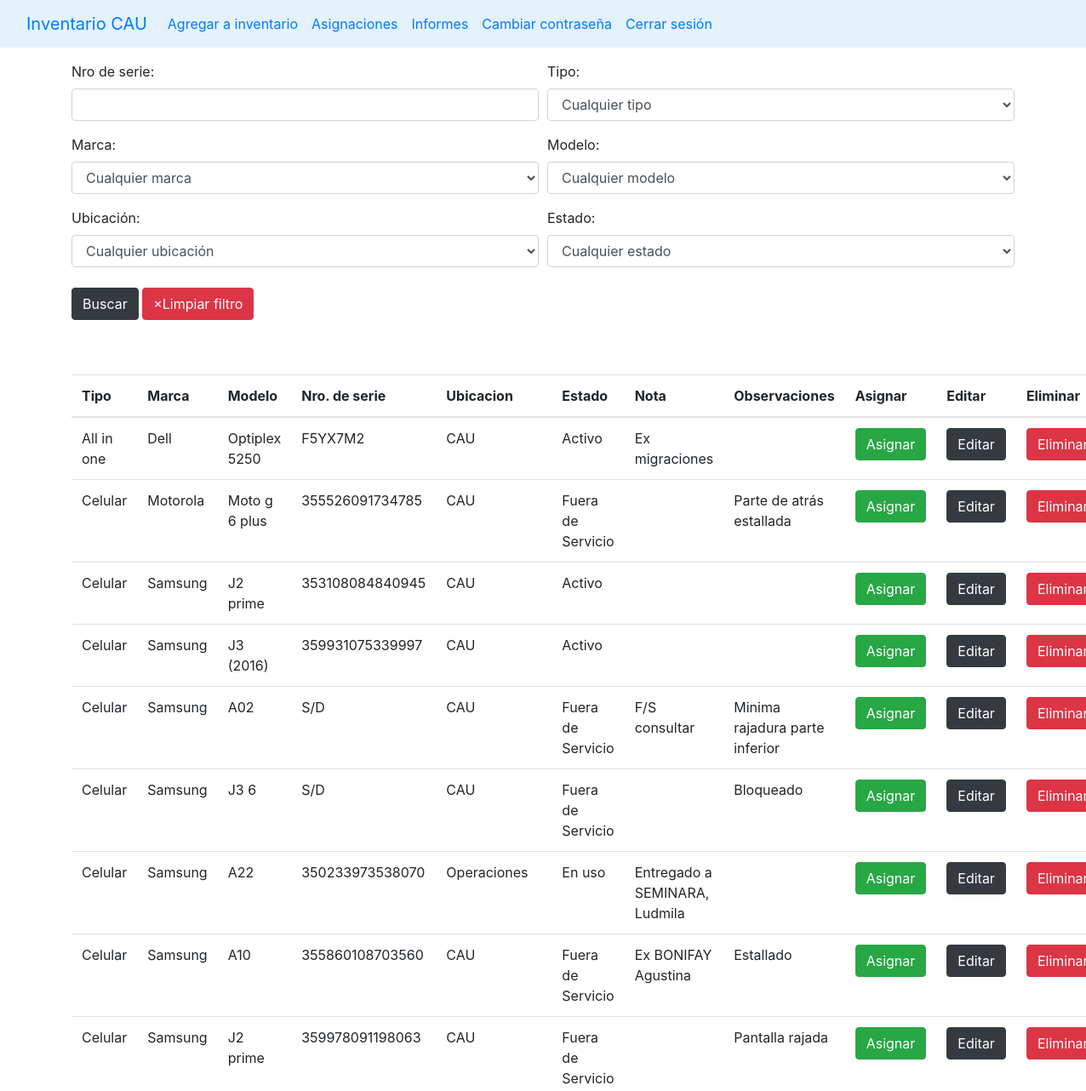
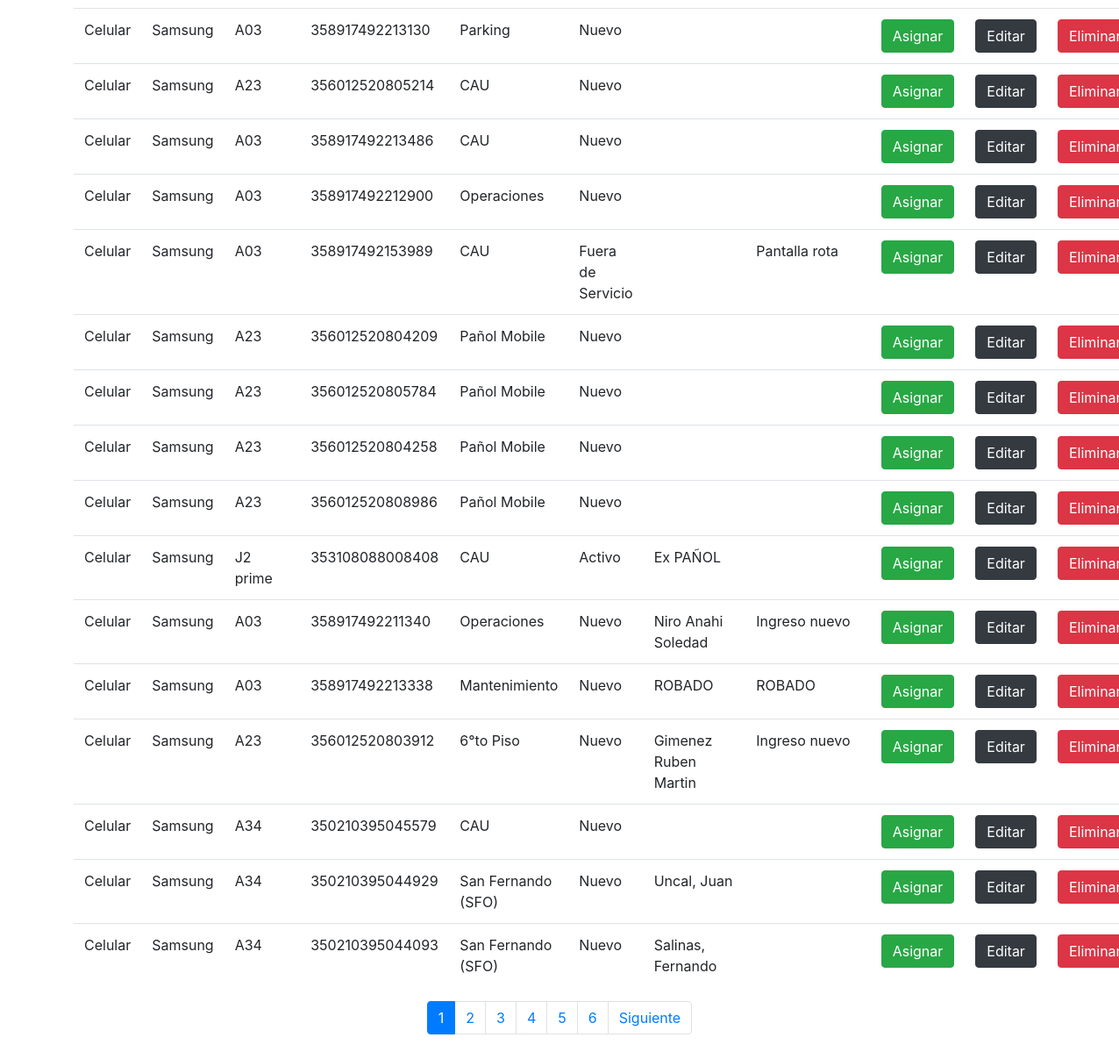
Screenshot of / (signed in) with the database file from the repository (2 pictures, top to bottom).
### stockaep/models.py (models this page shows, shortened)
class Hardware(models.Model):
    origenes = (
        ('T4', 'T4'),
        ('CAU', 'CAU'),
        ('Yenny', 'Yenny')
    )
    tipo = models.ForeignKey(Tipo, on_delete=models.CASCADE)
    marca = models.ForeignKey(Marca, on_delete=models.CASCADE)
    modelo = models.ForeignKey(Modelo, on_delete=models.CASCADE)
    nro_de_serie = models.CharField(max_length=100, blank=True)
    ubicacion = models.ForeignKey(Ubicacion, on_delete=models.CASCADE)
    estado = models.ForeignKey(Estado, on_delete=models.CASCADE)
    observaciones = models.TextField(max_length=500, blank=True)
    origen = models.CharField(choices=origenes, max_length=10, default='CAU')
    nota = models.TextField(max_length=500, blank=True)
    class Meta:
        ordering = ['tipo']

class Tipo(models.Model):
    name = models.CharField(max_length=50, unique=True)
    class Meta:
        ordering = ['name']
    def __str__(self) -> str:
        return self.name

class Marca(models.Model):
    nombre = models.CharField(max_length=50, null=False, default='S/D', unique=True)
    class Meta:
        ordering = ['nombre']
    def __str__(self):
        return self.nombre

class Modelo(models.Model):
    nombre = models.CharField(max_length=100, null=False, default='S/D')
    class Meta:
        ordering = ['nombre']
    def __str__(self):
        return self.nombre

class Ubicacion(models.Model):
    nombre = models.CharField(max_length=50)
    class Meta:
        ordering = ['nombre']
    def __str__(self):
        return self.nombre

class Estado(models.Model):
    estados_hardware = (
    ("Nuevo", "Nuevo"),
    ('Activo', 'Activo'),
    ('En uso', 'En uso'),
    ('Fuera de Servicio', 'Fuera de Servicio'),
    ('Scrap', 'Scrap'),
    ('RMA', 'RMA')
)
    nombre = models.CharField(choices=estados_hardware, max_length=50)
    class Meta:
        ordering = ['nombre']
    def __str__(self):
        return f'{self.nombre}'

### stockaep/views.py (the view)
# urls.py: path("", views.index, name='index'),
@login_required(login_url='login')
def index(request):
    cant_pags = []
    page = request.GET.get('page',1)
    asignacion = request.GET.get('asignacion', False)
    editar = request.GET.get('editar', False)
    agregar = request.GET.get('agregar', False)
    notificaciones = Notificacion.objects.filter(realizado = True)
    notificaciones = len(notificaciones)
    f = HardwareFilter(request.GET, queryset=Hardware.objects.all())
    product_paginator = Paginator(list(f.qs), PRODUCTS_PER_PAGE)
    try:
        pagina = product_paginator.page(page)
    except EmptyPage:
        pagina = product_paginator.page(product_paginator.num_pages)
    except:
        pagina = product_paginator.page(product_paginator.num_pages)
    for i in list(product_paginator.page_range):
        if i <= int(page) + 5 and i>=int(page)-5:
            cant_pags.append(i)
    ctx = {
        'link':'index',
        'filter':f,
        'pagina': pagina,
        'paginator':product_paginator,
        'cant_pags':cant_pags,
        'num_page':int(page),
        'cant_notificaciones':notificaciones
    }
    if asignacion == '1':
        ctx['asignacion'] = True
    if editar == '1':
        ctx['editar'] = True
    if agregar == '1':
        ctx['agregar'] = True
    return render(request, 'main.html', ctx)

### templates/main.html (shortened to what this page needs)
{% load static %}
<!DOCTYPE html>
<html lang="en">
<head>
    <link rel="stylesheet" href="https://stackpath.bootstrapcdn.com/bootstrap/4.5.0/css/bootstrap.min.css"0>
</head>
<body>
    {% include "navbar.html" %}
    {% if link == 'index' %}
        {% include 'list_hardware.html' %}
    {% elif link == 'create' %}
        {% include 'add_to_inventary.html' %}
    {% elif link == 'edit' %}
        {% include 'edit_hardware.html' %}
    {% elif link == 'notification' %}
        {% include 'notifications.html' %}
    {% elif link == 'asignaciones'%}
        {% include 'asignaciones.html' %}
    {% elif link == "admin_users" %}
        {% include "admin_users.html" %}
    {% elif link == "cambio_contraseña" %}
        {% include "cambio_contraseña.html" %}
    {% elif link == "realizar_informe" %}
        {% include "realizar_informe.html" %}
    {% endif %}
</body>
</html>

### templates/navbar.html (shortened to what this page needs)
  <nav class="navbar navbar-expand-lg bg-body-tertiary" style="background-color: #e3f2fd;" data-bs-theme="dark">
    <div class="container-fluid">
        <a class="navbar-brand" href="/">Inventario CAU</a>
        <div class="collapse navbar-collapse" id="navbarNavDropdown">
            <ul class="navbar-nav">
                <li class="nav-item">
                    <a class="nav-link" href="{% url 'create' %}">Agregar a inventario</a>
                </li>
                <li class="nav-item">
                    <a href="{% url 'asignaciones' %}" class="nav-link">Asignaciones</a>
                </li>
                <li class="nav-item">
                  <a href="{% url 'informes' %}" class="nav-link">Informes</a>
              </li>
                <li class="nav-item"><a href="{% url 'cambio_contraseña' %}" class="nav-link">Cambiar contraseña</a></li>
                <li class="nav-item"><a class="nav-link" href="/logout">Cerrar sesión</a></li>
            </ul>
        </div>
    </div>
</nav>

### templates/list_hardware.html (shortened to what this page needs)
{% load static%}
{% block content %}
<div class="container p-3">
    <div class="input-group mb-3">
        <form method="get">
            <div class="form-row" >
                {% for field in filter.form %}
                <div class="form-group col-md-6" id="form-field-{{ forloop.counter0 }}">
                    {{ field.label_tag }}
                    {{ field }}
                </div>
                {% endfor %}
            </div>
            <button type="submit" class="btn btn-dark mb-3 mt-2">Buscar</button>
            <a as="button" class="btn btn-danger mb-3 mt-2" href="{% url 'index' %}">&times;Limpiar filtro</a>
        </form>
    </div>
    </div>
    <div class="container p-3">
    <table class="table table-hover">
        <thead>
        <tr>
            <th scope="col">Tipo</th>
            <th scope="col">Marca</th>
            <th scope="col">Modelo</th>
            <th scope="col">Nro. de serie</th>
            <th scope="col">Ubicacion</th>
            <th scope="col">Estado</th>
            <th scope="col">Nota</th>
            <th scope="col">Observaciones</th>
            <th scope="col">Asignar</th>
            <th scope="col">Editar</th>
            <th scope="col">Eliminar</th>
        </tr>
        </thead>
        <tbody>
            {% for hardware in pagina.object_list %}
            <tr>
                <td>{{ hardware.tipo }}</td>
                <td>{{ hardware.marca }}</td>
                <td>{{ hardware.modelo }}</td>
                <td>{{ hardware.nro_de_serie }}</td>
                <td>{{ hardware.ubicacion }}</td>
                <td>{{hardware.estado}}</td>
                <td>{{hardware.nota}}</td>
                <td>{{hardware.observaciones}}</td>
                <td><button type="button" class="btn btn-success" data-toggle="modal" data-target="#modalAsignacion{{hardware.id}}" id="botonAsignacion">Asignar</button></td>
                <td><a class="btn btn-dark" href="edit/{{hardware.id}}">Editar</a></td>
                <td><button type="button" class="btn btn-danger" data-toggle="modal" data-target="#delete-{{hardware.id}}">Eliminar</button></td>
            </tr>
            {% endfor %}
        </tbody>
    </table>
    <nav aria-label="Page navigation example">
        <ul class="pagination justify-content-center">
            {% for i in cant_pags %}
                <li class="page-item
                    {% if num_page == i %}
                    active
                    {% endif %}
                "><a class="page-link" id="link-page" href="page={{i}}">
                    {{i}}
                </a></li>
            {% endfor %}
            {% if pagina.has_next %}
            <li class="page-item"><a class="page-link" id="link-page" href="page={{ pagina.next_page_number }}">Siguiente</a></li>
            {% endif %}
        </ul>
    </nav>
</div>
{% endblock %}

### rows the page displays
Hardware: tipo "All in one", marca "Dell", modelo "Optiplex 5250", nro_de_serie "F5YX7M2", ubicacion "CAU", estado "Activo", nota "Ex migraciones"
Hardware: tipo "Celular", marca "Motorola", modelo "Moto g 6 plus", nro_de_serie "355526091734785", ubicacion "CAU", estado "Fuera de Servicio", observaciones "Parte de atrás estallada"
Hardware: tipo "Celular", marca "Samsung", modelo "J2 prime", nro_de_serie "353108084840945", ubicacion "CAU", estado "Activo"
Hardware: tipo "Celular", marca "Samsung", modelo "J3 (2016)", nro_de_serie "359931075339997", ubicacion "CAU", estado "Activo"
Hardware: tipo "Celular", marca "Samsung", modelo "A02", nro_de_serie "S/D", ubicacion "CAU", estado "Fuera de Servicio", nota "F/S consultar", observaciones "Minima rajadura parte inferior"
Hardware: tipo "Celular", marca "Samsung", modelo "J3 6", nro_de_serie "S/D", ubicacion "CAU", estado "Fuera de Servicio", observaciones "Bloqueado"
Hardware: tipo "Celular", marca "Samsung", modelo "A22", nro_de_serie "350233973538070", ubicacion "Operaciones", estado "En uso", nota "Entregado a SEMINARA, Ludmila"
Hardware: tipo "Celular", marca "Samsung", modelo "A10", nro_de_serie "355860108703560", ubicacion "CAU", estado "Fuera de Servicio", nota "Ex BONIFAY Agustina", observaciones "Estallado"
Hardware: tipo "Celular", marca "Samsung", modelo "J2 prime", nro_de_serie "359978091198063", ubicacion "CAU", estado "Fuera de Servicio", observaciones "Pantalla rajada"
Hardware: tipo "Celular", marca "Samsung", modelo "A03", nro_de_serie "358917492213130", ubicacion "Parking", estado "Nuevo"
Hardware: tipo "Celular", marca "Samsung", modelo "A23", nro_de_serie "356012520805214", ubicacion "CAU", estado "Nuevo"
Hardware: tipo "Celular", marca "Samsung", modelo "A03", nro_de_serie "358917492213486", ubicacion "CAU", estado "Nuevo"
Hardware: tipo "Celular", marca "Samsung", modelo "A03", nro_de_serie "358917492212900", ubicacion "Operaciones", estado "Nuevo"
Hardware: tipo "Celular", marca "Samsung", modelo "A03", nro_de_serie "358917492153989", ubicacion "CAU", estado "Fuera de Servicio", observaciones "Pantalla rota"
Hardware: tipo "Celular", marca "Samsung", modelo "A23", nro_de_serie "356012520804209", ubicacion "Pañol Mobile", estado "Nuevo"
Hardware: tipo "Celular", marca "Samsung", modelo "A23", nro_de_serie "356012520805784", ubicacion "Pañol Mobile", estado "Nuevo"
Hardware: tipo "Celular", marca "Samsung", modelo "A23", nro_de_serie "356012520804258", ubicacion "Pañol Mobile", estado "Nuevo"
Hardware: tipo "Celular", marca "Samsung", modelo "A23", nro_de_serie "356012520808986", ubicacion "Pañol Mobile", estado "Nuevo"
Hardware: tipo "Celular", marca "Samsung", modelo "J2 prime", nro_de_serie "353108088008408", ubicacion "CAU", estado "Activo", nota "Ex PAÑOL"
Hardware: tipo "Celular", marca "Samsung", modelo "A03", nro_de_serie "358917492211340", ubicacion "Operaciones", estado "Nuevo", nota "Niro Anahi Soledad", observaciones "Ingreso nuevo"
Hardware: tipo "Celular", marca "Samsung", modelo "A03", nro_de_serie "358917492213338", ubicacion "Mantenimiento", estado "Nuevo", nota "ROBADO", observaciones "ROBADO"
Hardware: tipo "Celular", marca "Samsung", modelo "A23", nro_de_serie "356012520803912", ubicacion "6°to Piso", estado "Nuevo", nota "Gimenez Ruben Martin", observaciones "Ingreso nuevo"
Hardware: tipo "Celular", marca "Samsung", modelo "A34", nro_de_serie "350210395045579", ubicacion "CAU", estado "Nuevo"
Hardware: tipo "Celular", marca "Samsung", modelo "A34", nro_de_serie "350210395044929", ubicacion "San Fernando (SFO)", estado "Nuevo", nota "Uncal, Juan"
Hardware: tipo "Celular", marca "Samsung", modelo "A34", nro_de_serie "350210395044093", ubicacion "San Fernando (SFO)", estado "Nuevo", nota "Salinas, Fernando"

### other values shown
{{ field.label_tag }} "Nro de serie:" "Tipo:" "Marca:" "Modelo:" "Ubicación:" "Estado:"
{{ i }} "1" "2" "3" "4" "5" "6"
